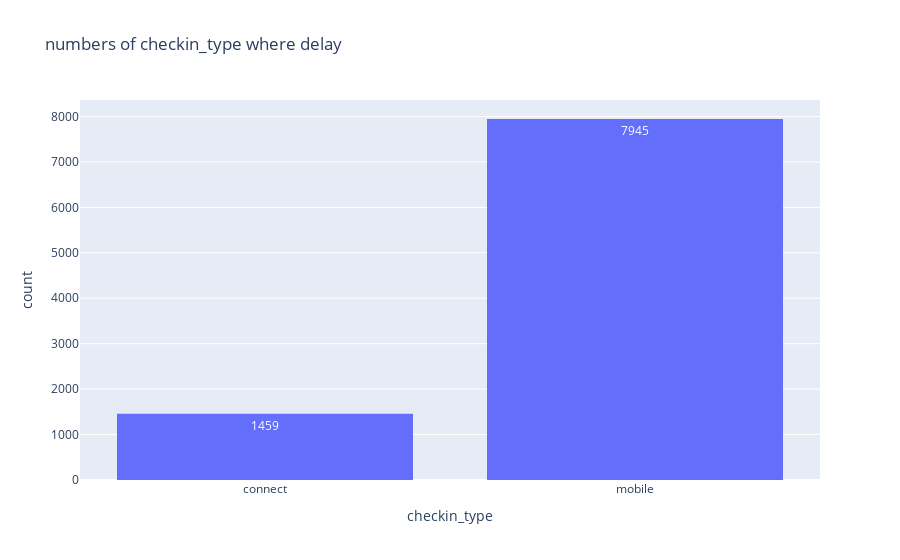

The notebook cell this image was saved under:
### Code cell
fig = px.histogram(df_delay_analysis[mask], x="checkin_type", text_auto=True, title = "numbers of checkin_type where delay")
fig.show()

### Figure 1 — Plotly figure (JSON) as saved in the notebook; plotly's stock layout.template omitted (floating-point values rounded to 4 significant figures; data arrays with more than 128 entries replaced by an {"elided": "..."} marker saying what was removed)
{"data": [{"alignmentgroup": "True", "bingroup": "x", "hovertemplate": "checkin_type=%{x}<br>count=%{y}<extra></extra>", "legendgroup": "", "marker": {"color": "#636efa", "pattern": {"shape": ""}}, "name": "", "offsetgroup": "", "orientation": "v", "showlegend": false, "texttemplate": "%{value}", "type": "histogram", "x": {"elided": "9404 str values"}, "xaxis": "x", "yaxis": "y"}], "layout": {"autosize": true, "barmode": "relative", "legend": {"tracegroupgap": 0}, "title": {"text": "numbers of checkin_type where delay"}, "xaxis": {"anchor": "y", "autorange": true, "domain": [0, 1], "range": [-0.5, 1.5], "title": {"text": "checkin_type"}, "type": "category"}, "yaxis": {"anchor": "x", "autorange": true, "domain": [0, 1], "range": [0, 8363.0], "title": {"text": "count"}}}}
